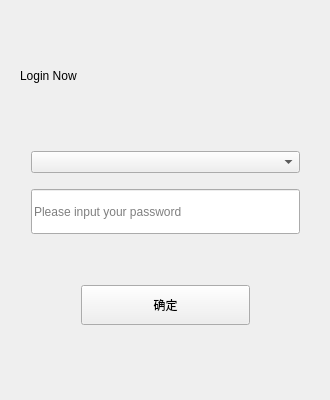
<?xml version="1.0" encoding="UTF-8"?>
<ui version="4.0">
 <class>LoginClass</class>
 <widget class="QWidget" name="LoginClass">
  <property name="geometry">
   <rect>
    <x>0</x>
    <y>0</y>
    <width>330</width>
    <height>400</height>
   </rect>
  </property>
  <property name="windowTitle">
   <string>Login</string>
  </property>
  <widget class="QLabel" name="label_2">
   <property name="geometry">
    <rect>
     <x>20</x>
     <y>50</y>
     <width>281</width>
     <height>51</height>
    </rect>
   </property>
   <property name="styleSheet">
    <string notr="true">font: 87 20pt &quot;Arial Black&quot;;</string>
   </property>
   <property name="text">
    <string>Login Now</string>
   </property>
  </widget>
  <widget class="QWidget" name="layoutWidget">
   <property name="geometry">
    <rect>
     <x>20</x>
     <y>130</y>
     <width>291</width>
     <height>127</height>
    </rect>
   </property>
   <layout class="QVBoxLayout" name="verticalLayout">
    <item>
     <widget class="QComboBox" name="comboBox">
      <property name="styleSheet">
       <string notr="true"/>
      </property>
     </widget>
    </item>
    <item>
     <widget class="QLineEdit" name="lineEdit_password">
      <property name="minimumSize">
       <size>
        <width>0</width>
        <height>45</height>
       </size>
      </property>
      <property name="styleSheet">
       <string notr="true"/>
      </property>
      <property name="echoMode">
       <enum>QLineEdit::Password</enum>
      </property>
      <property name="placeholderText">
       <string>Please input your password</string>
      </property>
     </widget>
    </item>
   </layout>
  </widget>
  <widget class="QWidget" name="layoutWidget_2">
   <property name="geometry">
    <rect>
     <x>70</x>
     <y>270</y>
     <width>191</width>
     <height>71</height>
    </rect>
   </property>
   <layout class="QHBoxLayout" name="horizontalLayout">
    <item>
     <widget class="QPushButton" name="btn_signin">
      <property name="minimumSize">
       <size>
        <width>50</width>
        <height>40</height>
       </size>
      </property>
      <property name="styleSheet">
       <string notr="true"/>
      </property>
      <property name="text">
       <string>确定</string>
      </property>
     </widget>
    </item>
   </layout>
  </widget>
 </widget>
 <layoutdefault spacing="6" margin="11"/>
 <resources/>
 <connections/>
</ui>
